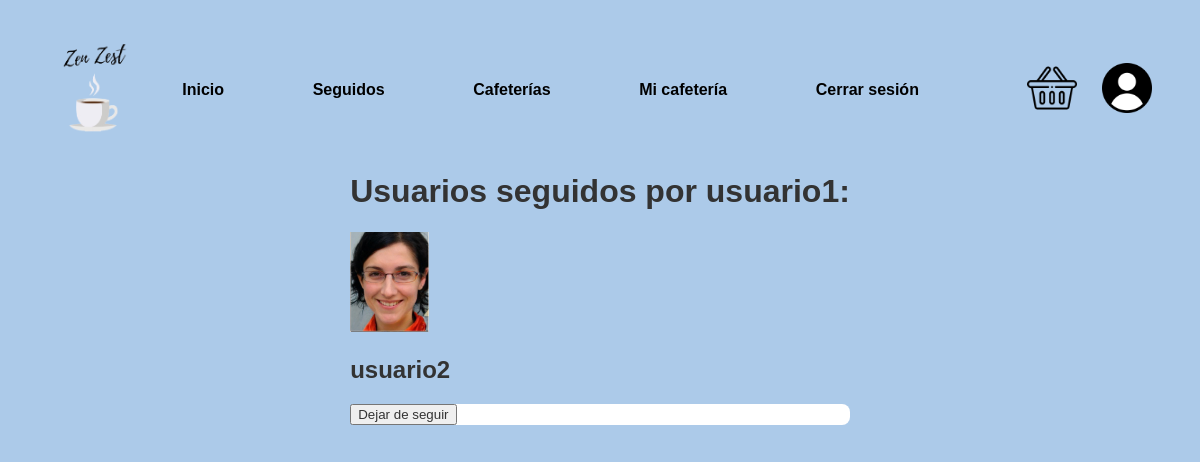
/seguidos.php (signed in), run on the app's committed database.
### tables this page shows
CREATE TABLE Usuario (
    Nombre VARCHAR(50) PRIMARY KEY,
    Email VARCHAR(100),
    Password_hash VARCHAR(255),  
    Foto_de_perfil VARCHAR(255),
    Rol VARCHAR(50)
);

### includes/src/usuarios/Usuario.php (called while the page is built, shortened)
<?php
class Usuario
{
    public static function buscaUsuario($nombreUsuario)
    {
        $conn = Aplicacion::getInstance()->getConexionBd();
        $query = sprintf("SELECT * FROM usuario U WHERE U.Nombre='%s'", $conn->real_escape_string($nombreUsuario));
        $rs = $conn->query($query);
        $result = false;
        if ($rs) {
            $fila = $rs->fetch_assoc();
            if ($fila) {
                $result = new Usuario($fila['Nombre'], $fila['Email'], $fila['Password_hash'], $fila['Foto_de_perfil'], $fila['Rol']);
            }
        } else {
            error_log("Error BD ({$conn->errno}): {$conn->error}");
        }
        return $result;
    }
    private $nombre;
    private $foto;
    private function __construct($nombre, $email, $password, $foto = null, $roles = [])
    {
        $this->nombre = $nombre;
        $this->foto = $foto;
    }
    public function getNombre()
    {
        return $this->nombre;
    }
    public function getFoto()
    {
        return $this->foto;
    }
    public function encontrarSeguidos() {
        $conn = Aplicacion::getInstance()->getConexionBd();
        $seguidos = [];
        $query = sprintf("SELECT U.Nombre, U.Email, U.Password_hash, U.Foto_de_perfil FROM Usuario U INNER JOIN Seguidores S ON U.Nombre = S.Seguido WHERE S.Seguidor='%s'", $conn->real_escape_string($this->nombre));
        $rs = $conn->query($query);
        if ($rs) {
            while ($fila = $rs->fetch_assoc()) {
                $usuario = new Usuario($fila['Nombre'], $fila['Email'], $fila['Password_hash'], $fila['Foto_de_perfil']);
                array_push($seguidos, $usuario);
            }
        } else {
            error_log("Error SQL ({$conn->errno}): {$conn->error}");
        }
        return $seguidos;
    }
}

### seguidos.php (the view, shortened to what this page needs)
<?php
if (isset($_SESSION['nombre'])) {
    $username = $_SESSION['nombre'];
    $user = \es\ucm\fdi\aw\usuarios\Usuario::buscaUsuario($username);
    $usuariosSeguidos = $user->encontrarSeguidos();
    $contenidoPrincipal = "<h1>Usuarios seguidos por $username:</h1>";
    if ($usuariosSeguidos == []) {
        $contenidoPrincipal .= "<p>Todavía no sigues a nadie. Comienza a seguir a otros perfiles para verlos aquí.</p>";
    } else {
        $contenidoPrincipal .= '<div class="usuarios-seguidos-container">';
        foreach ($usuariosSeguidos as $usuarioSeguido) {
            $nombre = htmlspecialchars($usuarioSeguido->getNombre());
            $foto = htmlspecialchars($usuarioSeguido->getFoto());
            $contenidoPrincipal .= "<div class='usuario-seguido-item'>";
            $contenidoPrincipal .= "<img src='$foto' alt='Foto de perfil de $nombre' style='max-width: 100px; max-height: 100px;' class='imagen_usuario'/>";
            $contenidoPrincipal .= "<h2>$nombre</h2>";
            $contenidoPrincipal .= "<form method='post' action=''>";
            $contenidoPrincipal .= "<input type='hidden' name='dejarDeSeguir' value='$nombre'>";
            $contenidoPrincipal .= "<button class='boton-primario' type='submit'>Dejar de seguir</button>";
            $contenidoPrincipal .= "</form>";
            $contenidoPrincipal .= "</div>";
        }
        $contenidoPrincipal .= '</div>';
    }
}else {
    $contenidoPrincipal = "<p>Por favor, <a href='login.php'>inicia sesión</a> para ver los usuarios que sigues.</p>";
}

### css/estilo.css (style rules this page uses)
body { font-family: Arial, sans-serif; background-color: #accae9; padding: 20px; box-sizing: border-box; }
h1, h2 { color: #333; }
form { margin: 0 auto; background-color: #ffffff; border-radius: 8px; }
button { display: flex; margin-bottom: 10px; margin-top: 5px; color: #333; }

### data on the page
usuario: Foto_de_perfil (picture), Nombre "usuario2"

### other printed values
$username "usuario1"
